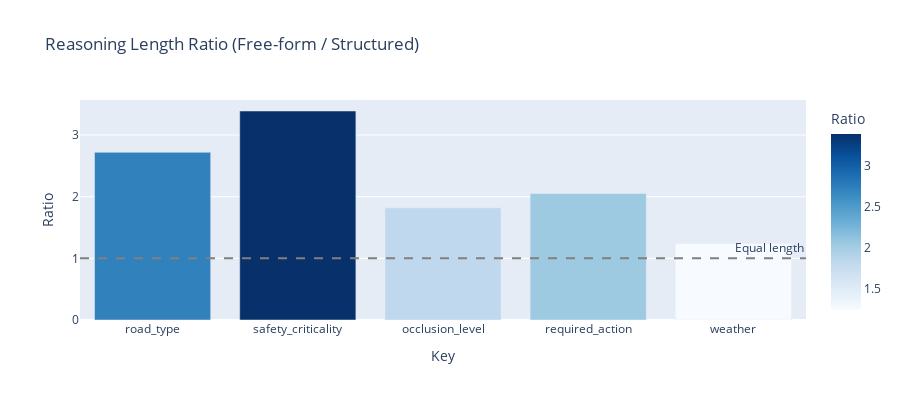

The cell this chart's notebook holds for it:
### Code cell
# Visualization: Reasoning Length Ratio by Key
fig = px.bar(
    summary.reset_index(),
    x="key",
    y="Ratio",
    color="Ratio",
    color_continuous_scale="Blues",
    title="Reasoning Length Ratio (Free-form / Structured)",
    labels={"Ratio": "Ratio", "key": "Key"},
)
fig.add_hline(y=1.0, line_dash="dash", line_color="gray", annotation_text="Equal length")
fig.update_layout(height=400)
fig.show()

### Figure 1 — Plotly figure (JSON) as saved in the notebook; plotly's stock layout.template omitted (floating-point values rounded to 4 significant figures)
{"data": [{"hovertemplate": "Key=%{x}<br>Ratio=%{marker.color}<extra></extra>", "legendgroup": "", "marker": {"color": [2.72, 3.39, 1.82, 2.05, 1.24], "coloraxis": "coloraxis", "pattern": {"shape": ""}}, "name": "", "orientation": "v", "showlegend": false, "textposition": "auto", "x": ["road_type", "safety_criticality", "occlusion_level", "required_action", "weather"], "xaxis": "x", "y": [2.72, 3.39, 1.82, 2.05, 1.24], "yaxis": "y", "type": "bar"}], "layout": {"xaxis": {"anchor": "y", "domain": [0.0, 1.0], "title": {"text": "Key"}}, "yaxis": {"anchor": "x", "domain": [0.0, 1.0], "title": {"text": "Ratio"}}, "coloraxis": {"colorbar": {"title": {"text": "Ratio"}}, "colorscale": [[0.0, "rgb(247,251,255)"], [0.125, "rgb(222,235,247)"], [0.25, "rgb(198,219,239)"], [0.375, "rgb(158,202,225)"], [0.5, "rgb(107,174,214)"], [0.625, "rgb(66,146,198)"], [0.75, "rgb(33,113,181)"], [0.875, "rgb(8,81,156)"], [1.0, "rgb(8,48,107)"]]}, "legend": {"tracegroupgap": 0}, "title": {"text": "Reasoning Length Ratio (Free-form / Structured)"}, "barmode": "relative", "shapes": [{"line": {"color": "gray", "dash": "dash"}, "type": "line", "x0": 0, "x1": 1, "xref": "x domain", "y0": 1.0, "y1": 1.0, "yref": "y"}], "annotations": [{"showarrow": false, "text": "Equal length", "x": 1, "xanchor": "right", "xref": "x domain", "y": 1.0, "yanchor": "bottom", "yref": "y"}], "height": 400}}
